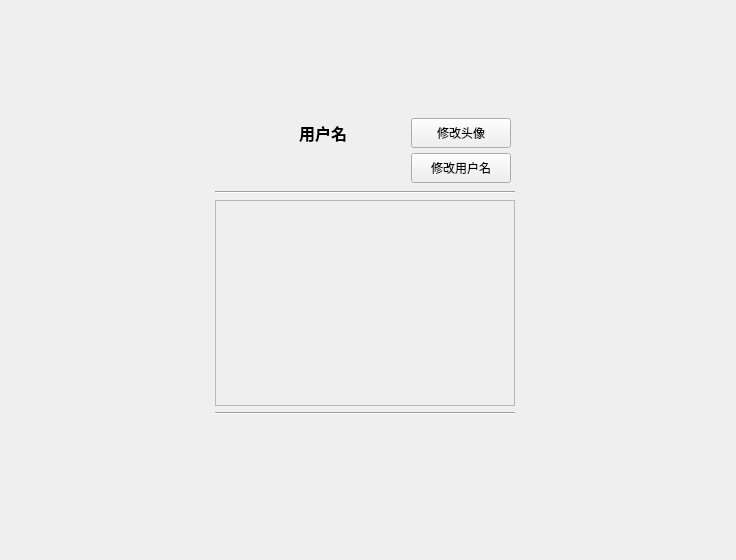
     <widget class="QWidget" name="userPage">
      <property name="minimumSize">
       <size>
        <width>736</width>
        <height>560</height>
       </size>
      </property>
      <widget class="QWidget" name="userInfoWidget" native="true">
       <property name="geometry">
        <rect>
         <x>215</x>
         <y>115</y>
         <width>300</width>
         <height>300</height>
        </rect>
       </property>
       <layout class="QVBoxLayout" name="verticalLayout_3">
        <property name="leftMargin">
         <number>0</number>
        </property>
        <property name="topMargin">
         <number>0</number>
        </property>
        <property name="rightMargin">
         <number>0</number>
        </property>
        <property name="bottomMargin">
         <number>0</number>
        </property>
        <item>
         <layout class="QGridLayout" name="userInfoGridLayout">
          <property name="horizontalSpacing">
           <number>10</number>
          </property>
          <property name="verticalSpacing">
           <number>0</number>
          </property>
          <item row="0" column="0" rowspan="2">
           <widget class="QLabel" name="userPageProfileLabel">
            <property name="sizePolicy">
             <sizepolicy hsizetype="Preferred" vsizetype="Preferred">
              <horstretch>70</horstretch>
              <verstretch>70</verstretch>
             </sizepolicy>
            </property>
            <property name="minimumSize">
             <size>
              <width>70</width>
              <height>70</height>
             </size>
            </property>
            <property name="maximumSize">
             <size>
              <width>70</width>
              <height>70</height>
             </size>
            </property>
            <property name="text">
             <string/>
            </property>
            <property name="scaledContents">
             <bool>false</bool>
            </property>
            <property name="margin">
             <number>0</number>
            </property>
           </widget>
          </item>
          <item row="0" column="2">
           <widget class="QPushButton" name="setProfilePushButton">
            <property name="minimumSize">
             <size>
              <width>100</width>
              <height>30</height>
             </size>
            </property>
            <property name="maximumSize">
             <size>
              <width>100</width>
              <height>30</height>
             </size>
            </property>
            <property name="text">
             <string>修改头像</string>
            </property>
           </widget>
          </item>
          <item row="1" column="2">
           <widget class="QPushButton" name="setUsernamePushButton">
            <property name="minimumSize">
             <size>
              <width>100</width>
              <height>30</height>
             </size>
            </property>
            <property name="maximumSize">
             <size>
              <width>100</width>
              <height>30</height>
             </size>
            </property>
            <property name="text">
             <string>修改用户名</string>
            </property>
           </widget>
          </item>
          <item row="0" column="1">
           <widget class="QLabel" name="userPageUsernameLabel">
            <property name="minimumSize">
             <size>
              <width>100</width>
              <height>20</height>
             </size>
            </property>
            <property name="maximumSize">
             <size>
              <width>100</width>
              <height>20</height>
             </size>
            </property>
            <property name="font">
             <font>
              <pointsize>12</pointsize>
              <bold>true</bold>
             </font>
            </property>
            <property name="text">
             <string>用户名</string>
            </property>
           </widget>
          </item>
         </layout>
        </item>
        <item>
         <widget class="Line" name="userPageLine1">
          <property name="orientation">
           <enum>Qt::Orientation::Horizontal</enum>
          </property>
         </widget>
        </item>
        <item>
         <widget class="QTextEdit" name="leaveMsgTextEdit5">
          <property name="enabled">
           <bool>false</bool>
          </property>
          <property name="font">
           <font>
            <pointsize>11</pointsize>
           </font>
          </property>
          <property name="html">
           <string>&lt;!DOCTYPE HTML PUBLIC &quot;-//W3C//DTD HTML 4.0//EN&quot; &quot;http://www.w3.org/TR/REC-html40/strict.dtd&quot;&gt;
&lt;html&gt;&lt;head&gt;&lt;meta name=&quot;qrichtext&quot; content=&quot;1&quot; /&gt;&lt;meta charset=&quot;utf-8&quot; /&gt;&lt;style type=&quot;text/css&quot;&gt;
p, li { white-space: pre-wrap; }
hr { height: 1px; border-width: 0; }
li.unchecked::marker { content: &quot;\2610&quot;; }
li.checked::marker { content: &quot;\2612&quot;; }
&lt;/style&gt;&lt;/head&gt;&lt;body style=&quot; font-family:'Microsoft YaHei UI'; font-size:11pt; font-weight:400; font-style:normal;&quot;&gt;
&lt;p style=&quot;-qt-paragraph-type:empty; margin-top:0px; margin-bottom:0px; margin-left:0px; margin-right:0px; -qt-block-indent:0; text-indent:0px;&quot;&gt;&lt;br /&gt;&lt;/p&gt;&lt;/body&gt;&lt;/html&gt;</string>
          </property>
         </widget>
        </item>
        <item>
         <widget class="Line" name="userPageLine2">
          <property name="orientation">
           <enum>Qt::Orientation::Horizontal</enum>
          </property>
         </widget>
        </item>
       </layout>
      </widget>
     </widget>
